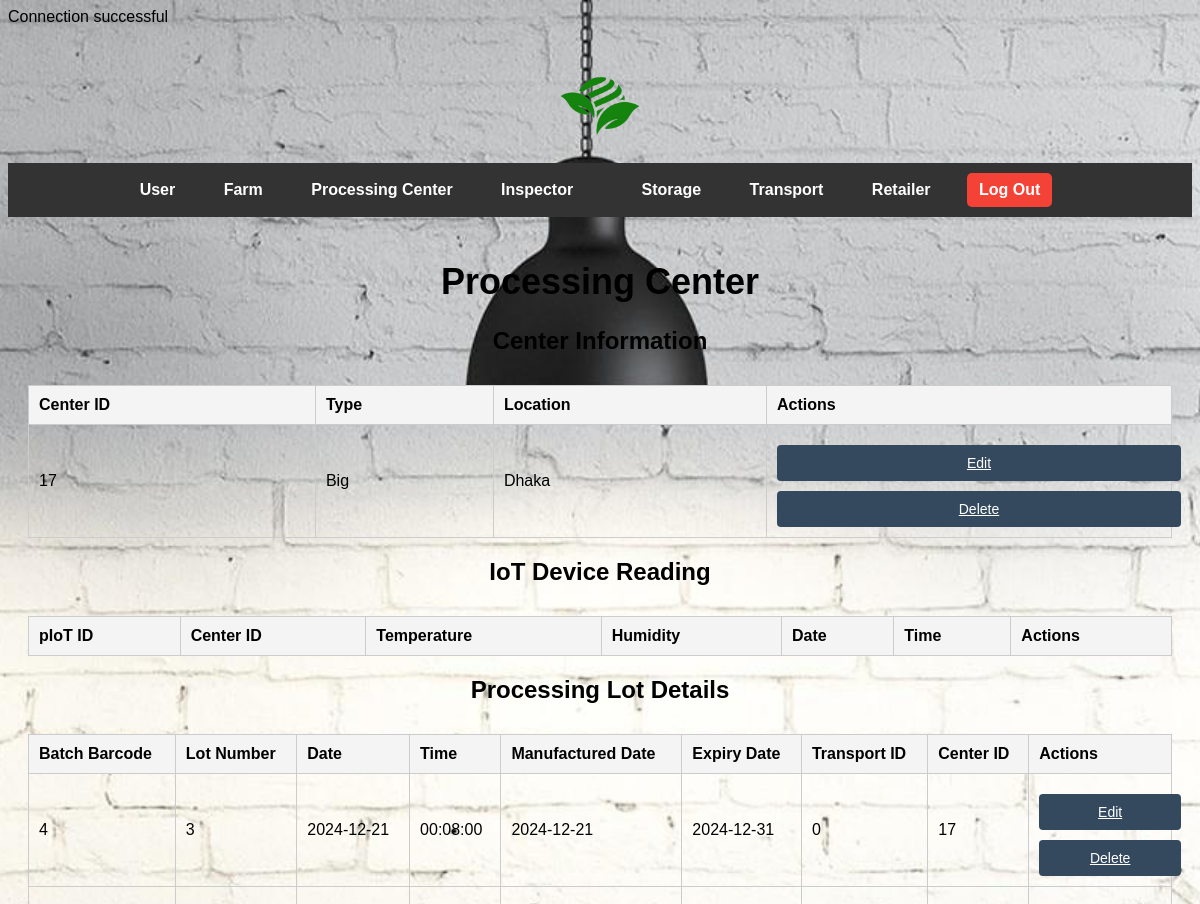
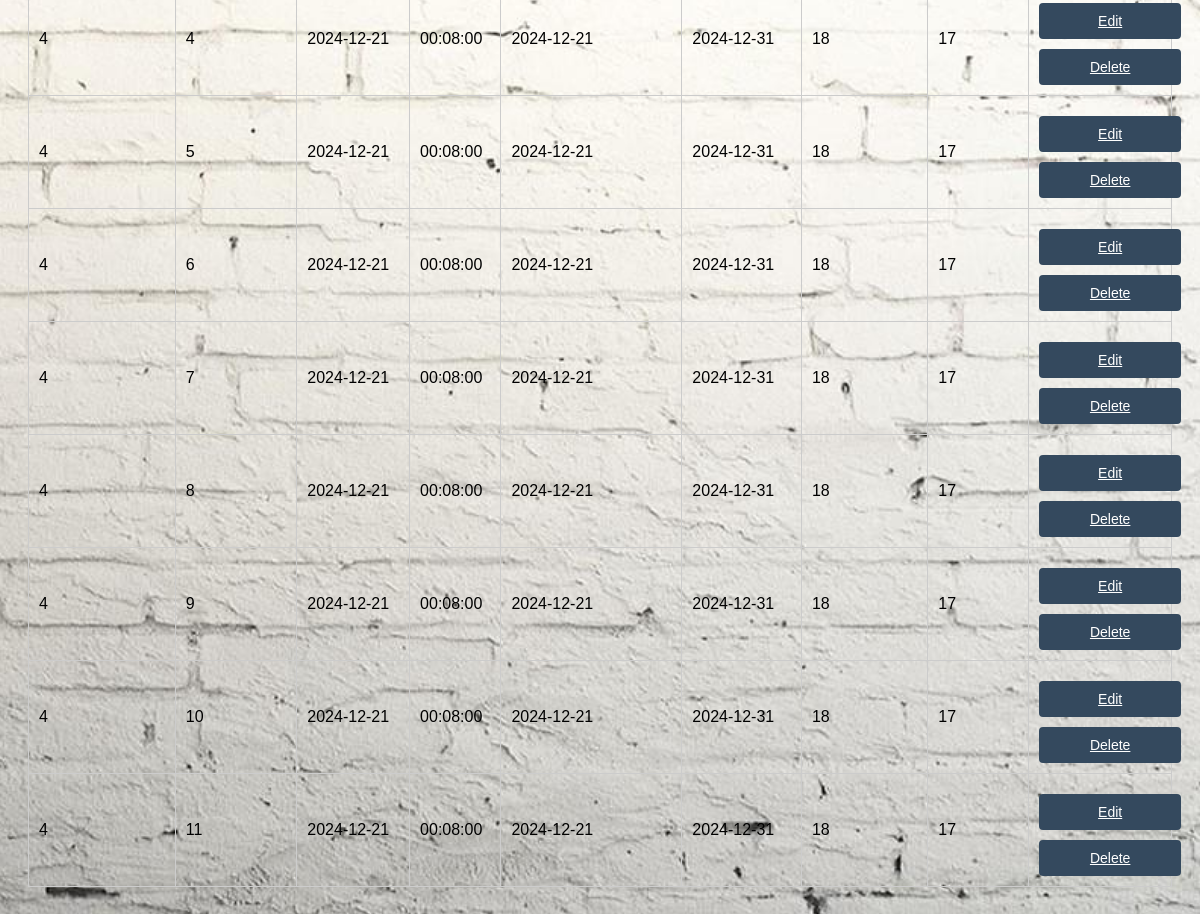
/admin_processing_center.php, run on an earlier commit of the app's database (2 pictures, top to bottom).
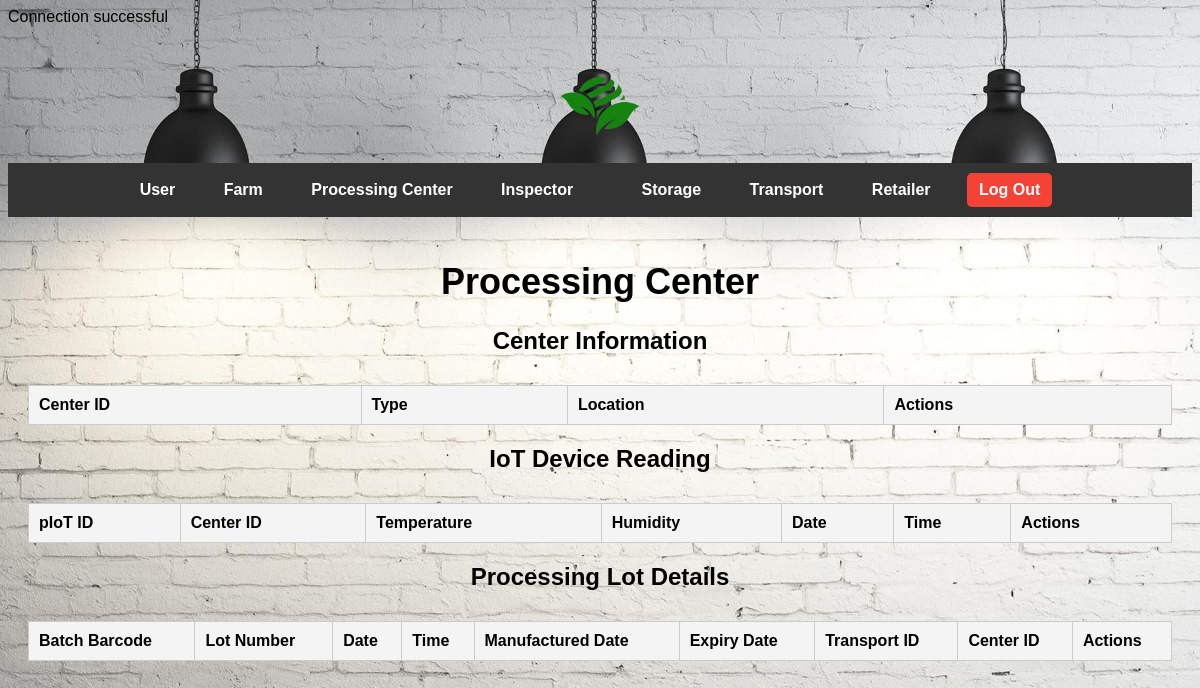
And on a later commit of the database.
### tables this page shows
CREATE TABLE `tblprocessingcenter` (
  `Center ID` int(7) NOT NULL,
  `Type` varchar(20) NOT NULL,
  `Location` varchar(100) NOT NULL
);

CREATE TABLE `tblprocessinglot` (
  `Lot Number` int(7) NOT NULL,
  `Date` date NOT NULL,
  `Time` time NOT NULL,
  `Manufactured Date` date NOT NULL,
  `Expirey Date` date NOT NULL,
  `stTransport ID` int(7) NOT NULL,
  `Center ID` int(7) NOT NULL
);

### admin_processing_center.php (the view, shortened to what this page needs)
<?php
include('connect.php');
$center_sql = "SELECT * FROM tblprocessingcenter";
$center_result = $conn->query($center_sql);
$lot_sql = "SELECT * FROM tblprocessinglot";
$lot_result = $conn->query($lot_sql);
?>
<!DOCTYPE html>
<html lang="en">
<head>
    <link rel="stylesheet" href="admin_style.css">
</head>
<body class="admin-page">
    <header>
        <img src="logo.png" alt="Logo" class="logo">
        <nav class="navbar">
            <ul>
                <li><a href="admin_user.php">User</a></li>
                <li><a href="#" class="dropdown">Farm</a>
                    </li>
                <li>
                    <a href="#" class="dropdown">Processing Center</a>
                </li>
                <li><a href="#" class="dropdown">Inspector</a>
                    </li>
                <li>
                <li><a href="admin_storage.php">Storage</a></li>
                <li><a href="#" class="dropdown">Transport</a>
                    </li>
                 <li><a href="admin_retailer_order.php">Retailer</a></li>
                <li><a href="starting_page.php" class="btn-logout">Log Out</a></li>
            </ul>
        </nav>
    </header>
    <main>
        <h1>Processing Center</h1>
        <h2>Center Information</h2>
        <table class="table table-bordered">
            <thead>
                <tr>
                    <th>Center ID</th>
                    <th>Type</th>
                    <th>Location</th>
                    <th>Actions</th>
                </tr>
            </thead>
            <tbody>
                <?php while($row = $center_result->fetch_assoc()) { ?>
                <tr>
                    <td><?php echo $row['Center ID']; ?></td>
                    <td><?php echo $row['Type']; ?></td>
                    <td><?php echo $row['Location']; ?></td>
                    <td>
                        <a href="admin_processing_center_edit.php?id=<?php echo $row['Center ID']; ?>" class="btn btn-warning btn-sm">Edit</a>
                        <a href="admin_processing_center.php?id=<?php echo $row['Center ID']; ?>" class="btn btn-danger btn-sm" onclick="return confirm('Are you sure you want to delete this?')">Delete</a>
                    </td>
                </tr>
                <?php } ?>
            </tbody>
        </table>
        <h2>IoT Device Reading</h2>
        <table class="table table-bordered">
            <thead>
                <tr>
                    <th>pIoT ID</th>
                    <th>Center ID</th>
                    <th>Temperature</th>
                    <th>Humidity</th>
                    <th>Date</th>
                    <th>Time</th>
                    <th>Actions</th>
                </tr>
            </thead>
        </table>
        <h2>Processing Lot Details</h2>
        <table class="table table-bordered">
            <thead>
                <tr>
                    <th>Batch Barcode</th>
                    <th>Lot Number</th>
                    <th>Date</th>
                    <th>Time</th>
                    <th>Manufactured Date</th>
                    <th>Expiry Date</th>
                    <th>Transport ID</th>
                    <th>Center ID</th>
                    <th>Actions</th>
                </tr>
            </thead>
            <tbody>
                <?php while($row = $lot_result->fetch_assoc()) { ?>
                <tr>
                    <td><?php echo $row['Batch Barcode']; ?></td>
                    <td><?php echo $row['Lot Number']; ?></td>
                    <td><?php echo $row['Date']; ?></td>
                    <td><?php echo $row['Time']; ?></td>
                    <td><?php echo $row['Manufactured Date']; ?></td>
                    <td><?php echo $row['Expiry Date']; ?></td>
                    <td><?php echo $row['stTransport ID']; ?></td>
                    <td><?php echo $row['Center ID']; ?></td>
                    <td>
                        <a href="admin_processing_center_edit.php?id=<?php echo $row['Batch Barcode']; ?>" class="btn btn-warning btn-sm">Edit</a>
                        <a href="admin_processing_center.php?id=<?php echo $row['Batch Barcode']; ?>" class="btn btn-danger btn-sm" onclick="return confirm('Are you sure you want to delete this?')">Delete</a>
                    </td>
                </tr>
                <?php } ?>
            </tbody>
        </table>
    </main>
</body>
</html>

What changed in the data, as far as the page shows it:
removed tblprocessingcenter: Center ID "17", Type "Big", Location "Dhaka"
removed tblprocessinglot: Batch Barcode "4", Lot Number "3", Date "2024-12-21", Time "00:08:00", Manufactured Date "2024-12-21", Expiry Date "2024-12-31", stTransport ID "0", Center ID "17"
removed tblprocessinglot: Batch Barcode "4", Lot Number "4", Date "2024-12-21", Time "00:08:00", Manufactured Date "2024-12-21", Expiry Date "2024-12-31", stTransport ID "18", Center ID "17"
removed tblprocessinglot: Batch Barcode "4", Lot Number "5", Date "2024-12-21", Time "00:08:00", Manufactured Date "2024-12-21", Expiry Date "2024-12-31", stTransport ID "18", Center ID "17"
removed tblprocessinglot: Batch Barcode "4", Lot Number "6", Date "2024-12-21", Time "00:08:00", Manufactured Date "2024-12-21", Expiry Date "2024-12-31", stTransport ID "18", Center ID "17"
removed tblprocessinglot: Batch Barcode "4", Lot Number "7", Date "2024-12-21", Time "00:08:00", Manufactured Date "2024-12-21", Expiry Date "2024-12-31", stTransport ID "18", Center ID "17"
removed tblprocessinglot: Batch Barcode "4", Lot Number "8", Date "2024-12-21", Time "00:08:00", Manufactured Date "2024-12-21", Expiry Date "2024-12-31", stTransport ID "18", Center ID "17"
removed tblprocessinglot: Batch Barcode "4", Lot Number "9", Date "2024-12-21", Time "00:08:00", Manufactured Date "2024-12-21", Expiry Date "2024-12-31", stTransport ID "18", Center ID "17"
removed tblprocessinglot: Batch Barcode "4", Lot Number "10", Date "2024-12-21", Time "00:08:00", Manufactured Date "2024-12-21", Expiry Date "2024-12-31", stTransport ID "18", Center ID "17"
removed tblprocessinglot: Batch Barcode "4", Lot Number "11", Date "2024-12-21", Time "00:08:00", Manufactured Date "2024-12-21", Expiry Date "2024-12-31", stTransport ID "18", Center ID "17"
